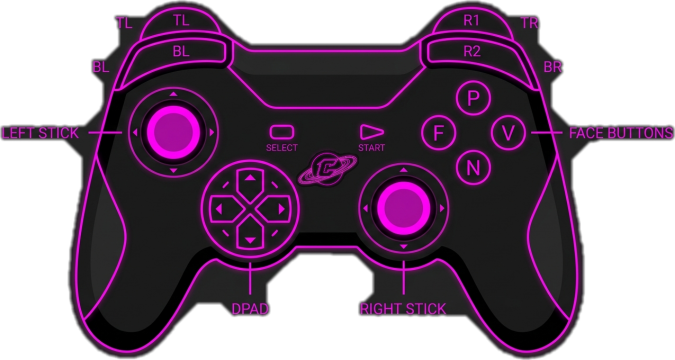
#> input picture gamebox/branding/cosmos_controller.png, 1350 x 720 px (shown at 1/2 size)
$ python generate_controller_translations.py
#> lines starting #> are read from the running program, lines starting #| are printed output that depends on the picture
#!/usr/bin/env python3
"""Loads the real, hand-drawn cosmos_controller.png UNCHANGED and
produces 3 derived copies with ONLY the platform-specific button labels
patched - everything else (silhouette, D-pad, sticks, logo, the
TL/TR/BL/BR position callouts, the LEFT STICK/D-PAD/RIGHT STICK/FACE
BUTTONS category callouts) stays byte-for-byte the original art. Never
touches/regenerates cosmos_controller.png itself - that's real,
hand-drawn work, not something to reproduce from primitives.

Every coordinate below was measured directly off the real source image
(pixel-scanned for each glyph's actual bounding box, then visually
verified via cropped zooms) - not guessed. Re-run this if
cosmos_controller.png itself is ever redrawn/relabeled and these
coordinates need to move with it."""
from pathlib import Path

from PIL import Image, ImageDraw, ImageFont

SCRIPT_DIR = Path(__file__).resolve().parent
SRC = SCRIPT_DIR / "cosmos_controller.png"
FONT_DIR = SCRIPT_DIR.parent / "launcher" / "fonts"
BOLD = str(FONT_DIR / "Rajdhani-Bold.ttf")

BODY_FILL = (27, 27, 27, 255)
LINE = (225, 19, 223, 255)  # sampled directly from the source art's own line color

# (left, top, right, bottom) of each glyph's real bounding box in the
# source image.
BOXES = {
	"TL_pill": (347, 29, 377, 50),
	"BL_pill": (347, 91, 377, 111),
	"R1_pill": (929, 30, 954, 50),
	"R2_pill": (929, 91, 959, 111),
	"P": (937, 181, 958, 210),
	"F": (869, 251, 886, 280),
	"V": (1004, 251, 1028, 280),
	"N": (935, 320, 957, 349),
	"SELECT_text": (534, 289, 594, 300),
	"START_text": (718, 289, 768, 300),
}

# font point size to use per region, tuned to roughly match each
# region's own real glyph height above
SIZES = {
	"TL_pill": 20, "BL_pill": 20, "R1_pill": 20, "R2_pill": 20,
	"P": 26, "F": 26, "V": 26, "N": 26,
	"SELECT_text": 15, "START_text": 15,
}

STROKE = {
	"TL_pill": 2, "BL_pill": 2, "R1_pill": 2, "R2_pill": 2,
	"P": 3, "F": 3, "V": 3, "N": 3,
	"SELECT_text": 1, "START_text": 1,
}

# "-"/"+" have almost no glyph area compared to a real letter at the
# same point size - confirmed live they rendered as a barely-visible
# speck at the same size everything else uses, so Switch's Select/Start
# labels specifically need a real size bump to read as anything at all.
SIZE_OVERRIDES = {
	("switch", "SELECT_text"): 30,
	("switch", "START_text"): 34,
}
STROKE_OVERRIDES = {
	("switch", "SELECT_text"): 3,
	("switch", "START_text"): 3,
}

# Real per-platform button names. Face-button rotation for Switch is
# deliberate, not a typo: Nintendo's own physical ABXY layout is rotated
# one position clockwise from Xbox/PlayStation's south=primary
# convention - A is east, B is south, X is north, Y is west.
PLATFORMS = {
	"xbox": {
		"TL_pill": "LB", "BL_pill": "LT", "R1_pill": "RB", "R2_pill": "RT",
		"P": "Y", "F": "X", "V": "B", "N": "A",
		"SELECT_text": "VIEW", "START_text": "MENU",
	},
	"switch": {
		"TL_pill": "L", "BL_pill": "ZL", "R1_pill": "R", "R2_pill": "ZR",
		"P": "X", "F": "Y", "V": "A", "N": "B",
		"SELECT_text": "-", "START_text": "+",
	},
	# playstation handled separately below - face buttons are drawn as
	# real shape icons (triangle/square/circle/cross), not letters, the
	# authentic way those buttons are actually labeled - everything else
	# (shoulders, select/start) is still plain text like the other two.
	"playstation": {
		"TL_pill": "L1", "BL_pill": "L2", "R1_pill": "R1", "R2_pill": "R2",
		"SELECT_text": "SHARE", "START_text": "OPTIONS",
	},
}

PS_SHAPES = {"P": "triangle", "F": "square", "V": "circle", "N": "cross"}


def erase(draw, box, pad=2):
	x0, y0, x1, y1 = box
	draw.rectangle((x0 - pad, y0 - pad, x1 + pad, y1 + pad), fill=BODY_FILL)


def draw_label(draw, box, text, size, stroke_w, platform, region):
	size = SIZE_OVERRIDES.get((platform, region), size)
	stroke_w = STROKE_OVERRIDES.get((platform, region), stroke_w)
	cx = (box[0] + box[2]) / 2
	cy = (box[1] + box[3]) / 2
	fnt = ImageFont.truetype(BOLD, size)
	# Hollow neon-outline look matching the source art's own text style
	# (confirmed by pixel-sampling a real glyph there - it's stroke-only,
	# not solid-filled): fill=BODY_FILL makes the glyph's own interior
	# invisible against the body, stroke_fill=LINE draws just its outline.
	draw.text((cx, cy), text, font=fnt, fill=BODY_FILL, stroke_width=stroke_w, stroke_fill=LINE, anchor="mm")


def draw_ps_shape(draw, box, kind):
	cx = (box[0] + box[2]) / 2
	cy = (box[1] + box[3]) / 2
	w = 3
	if kind == "triangle":
		s = 13
		draw.polygon([(cx, cy - s), (cx - s * 1.05, cy + s * 0.8), (cx + s * 1.05, cy + s * 0.8)], outline=LINE, width=w)
	elif kind == "square":
		s = 10
		draw.rectangle((cx - s, cy - s, cx + s, cy + s), outline=LINE, width=w)
	elif kind == "circle":
		s = 12
		draw.ellipse((cx - s, cy - s, cx + s, cy + s), outline=LINE, width=w)
	elif kind == "cross":
		s = 10
		draw.line((cx - s, cy - s, cx + s, cy + s), fill=LINE, width=w)
		draw.line((cx - s, cy + s, cx + s, cy - s), fill=LINE, width=w)


def build(platform, labels, out_path):
#> called with platform = 'xbox'
	im = Image.open(SRC).convert("RGBA").copy()
#> im is the input picture: PIL image 1350x720 RGBA; mean R, G, B, A 33.6, 14.8, 32.3, 150.6
	d = ImageDraw.Draw(im)
	for region, box in BOXES.items():
		erase(d, box)
	for region, text in labels.items():
		if platform == "playstation" and region in PS_SHAPES:
			continue
		draw_label(d, BOXES[region], text, SIZES[region], STROKE[region], platform, region)
	if platform == "playstation":
		for region, kind in PS_SHAPES.items():
			draw_ps_shape(d, BOXES[region], kind)
	im.save(out_path)
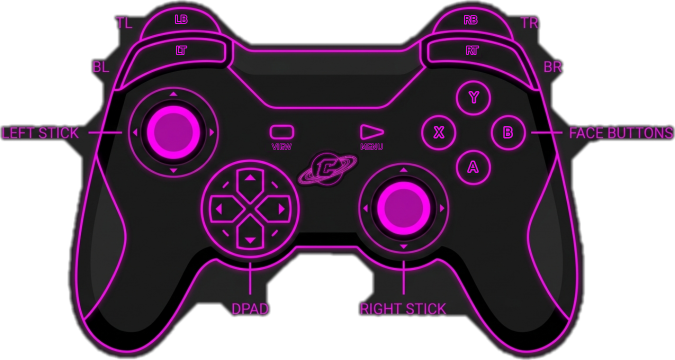
#> saved as cosmos_controller_xbox.png: PIL image 1350x720 RGBA (shown at 1/2 size); mean R, G, B, A 33.6, 14.8, 32.4, 150.6; transparent parts drawn white
	print(f"wrote {out_path}")


if __name__ == "__main__":
	for platform, labels in PLATFORMS.items():
		build(platform, labels, SCRIPT_DIR / f"cosmos_controller_{platform}.png")
